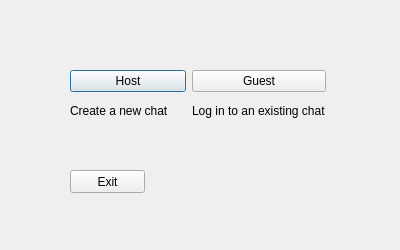
<?xml version="1.0" encoding="UTF-8"?>
<ui version="4.0">
 <class>create_connect</class>
 <widget class="QDialog" name="create_connect">
  <property name="geometry">
   <rect>
    <x>0</x>
    <y>0</y>
    <width>400</width>
    <height>250</height>
   </rect>
  </property>
  <property name="minimumSize">
   <size>
    <width>400</width>
    <height>250</height>
   </size>
  </property>
  <property name="maximumSize">
   <size>
    <width>400</width>
    <height>250</height>
   </size>
  </property>
  <property name="windowTitle">
   <string>Dialog</string>
  </property>
  <widget class="QWidget" name="layoutWidget">
   <property name="geometry">
    <rect>
     <x>70</x>
     <y>70</y>
     <width>256</width>
     <height>53</height>
    </rect>
   </property>
   <layout class="QGridLayout" name="gridLayout_2">
    <item row="0" column="0">
     <widget class="QPushButton" name="HostChatButton_2">
      <property name="text">
       <string>Host</string>
      </property>
     </widget>
    </item>
    <item row="1" column="0">
     <widget class="QLabel" name="label_3">
      <property name="text">
       <string>Create a new chat</string>
      </property>
     </widget>
    </item>
    <item row="0" column="1">
     <widget class="QPushButton" name="GuestInChatButton_2">
      <property name="text">
       <string>Guest</string>
      </property>
     </widget>
    </item>
    <item row="1" column="1">
     <widget class="QLabel" name="label_4">
      <property name="text">
       <string>Log in to an existing chat</string>
      </property>
     </widget>
    </item>
   </layout>
  </widget>
  <widget class="QPushButton" name="ExitButton">
   <property name="geometry">
    <rect>
     <x>70</x>
     <y>170</y>
     <width>75</width>
     <height>23</height>
    </rect>
   </property>
   <property name="text">
    <string>Exit</string>
   </property>
  </widget>
 </widget>
 <resources/>
 <connections/>
</ui>
